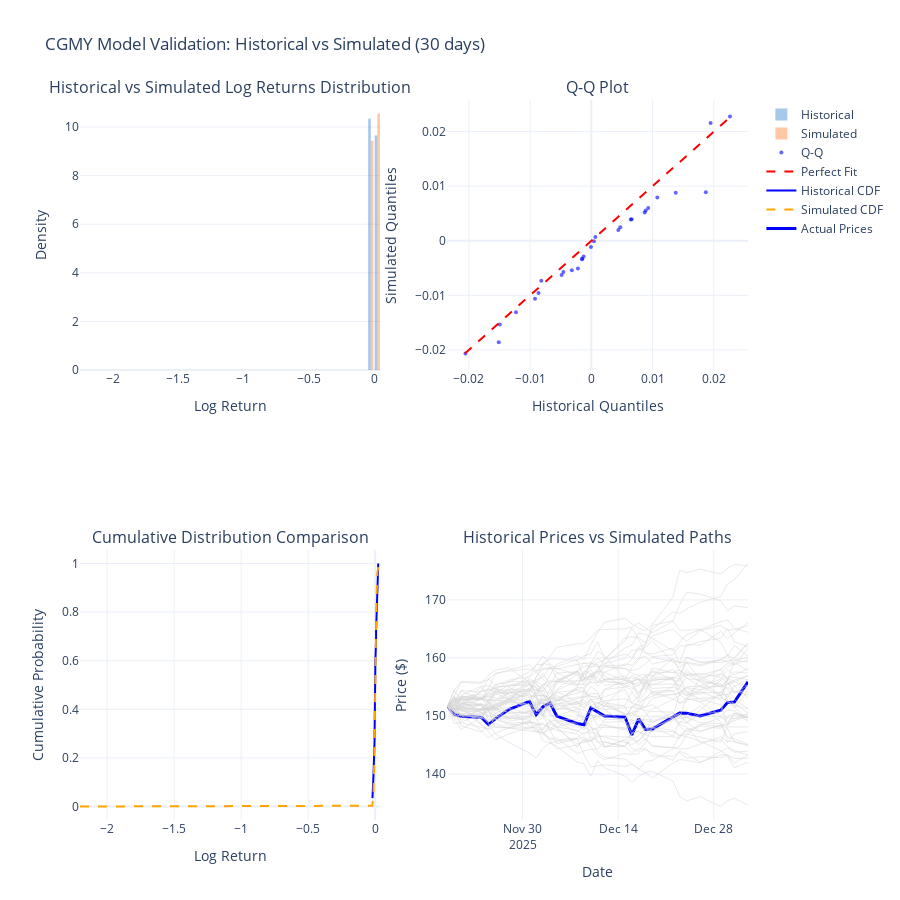

Notebook code cell kept with this figure:
### Code cell
def validate_cgmy_calibration(stock_df, cgmy_results, lookback_days=30, num_validation_sims=1000, price_col='close'):
    """
    Validate CGMY calibration by simulating the historical period and comparing
    simulated distributions with actual historical data.
    
    Parameters:
    -----------
    stock_df : pandas.DataFrame
        DataFrame containing stock data
    cgmy_results : dict
        Results from calibrate_cgmy_model containing parameters
    lookback_days : int
        Number of historical days used for calibration
    num_validation_sims : int
        Number of simulations for validation (default: 1000)
    price_col : str
        Name of the price column
    
    Returns:
    --------
    dict : Validation metrics and statistics
    """
    # Extract historical data
    df = stock_df.copy().tail(lookback_days).reset_index(drop=True)
    df['log_return'] = np.log(df[price_col] / df[price_col].shift(1))
    historical_log_returns = df['log_return'].dropna().values
    
    # Get calibrated parameters
    params = cgmy_results['parameters']
    C, G, M, Y = params['C'], params['G'], params['M'], params['Y']
    
    # Get starting price and empirical statistics
    S0 = df[price_col].iloc[0]
    mu = np.mean(historical_log_returns)
    sigma = np.sqrt(np.var(historical_log_returns) * 252)  # Annualized volatility
    
    print(f"Validation: Simulating {num_validation_sims} paths for historical {lookback_days}-day period...")
    
    # Simulate the historical period
    T = lookback_days / 365
    np.random.seed(123)  # Different seed for validation
    
    simulated_returns_list = []
    simulated_final_prices = []
    
    for i in range(num_validation_sims):
        t, S_path = simulate_cgmy(S0, mu * 252, sigma, C, G, M, Y, T, lookback_days, seed=None)
        
        # Calculate log returns from simulated path
        sim_log_returns = np.log(S_path[1:] / S_path[:-1])
        simulated_returns_list.append(sim_log_returns)
        simulated_final_prices.append(S_path[-1])
    
    # Flatten all simulated returns
    all_simulated_returns = np.concatenate(simulated_returns_list)
    
    # Calculate statistics
    hist_mean = np.mean(historical_log_returns)
    hist_std = np.std(historical_log_returns)
    hist_skew = skew(historical_log_returns)
    hist_kurt = kurtosis(historical_log_returns, fisher=True)
    
    sim_mean = np.mean(all_simulated_returns)
    sim_std = np.std(all_simulated_returns)
    sim_skew = skew(all_simulated_returns)
    sim_kurt = kurtosis(all_simulated_returns, fisher=True)
    
    # Kolmogorov-Smirnov test
    from scipy.stats import ks_2samp
    ks_stat, ks_pvalue = ks_2samp(historical_log_returns, all_simulated_returns)
    
    # Print comparison
    print(f"\n{'='*70}")
    print(f"CGMY Calibration Validation Results")
    print(f"{'='*70}")
    print(f"{'Metric':<25} {'Historical':<20} {'Simulated':<20} {'Diff %':<10}")
    print(f"{'-'*70}")
    print(f"{'Mean':<25} {hist_mean:<20.6f} {sim_mean:<20.6f} {100*(sim_mean-hist_mean)/hist_mean:>9.2f}%")
    print(f"{'Std Dev':<25} {hist_std:<20.6f} {sim_std:<20.6f} {100*(sim_std-hist_std)/hist_std:>9.2f}%")
    print(f"{'Skewness':<25} {hist_skew:<20.4f} {sim_skew:<20.4f} {100*(sim_skew-hist_skew)/(abs(hist_skew)+1e-10):>9.2f}%")
    print(f"{'Kurtosis':<25} {hist_kurt:<20.4f} {sim_kurt:<20.4f} {100*(sim_kurt-hist_kurt)/(abs(hist_kurt)+1e-10):>9.2f}%")
    print(f"{'-'*70}")
    print(f"\nKolmogorov-Smirnov Test:")
    print(f"  KS Statistic: {ks_stat:.4f}")
    print(f"  P-value: {ks_pvalue:.4f}")
    if ks_pvalue > 0.05:
        print(f"  Result: PASS - Cannot reject that distributions are the same (p > 0.05)")
    else:
        print(f"  Result: FAIL - Distributions are significantly different (p < 0.05)")
    print(f"{'='*70}\n")
    
    # Compare final prices
    actual_final_price = df[price_col].iloc[-1]
    sim_final_mean = np.mean(simulated_final_prices)
    sim_final_std = np.std(simulated_final_prices)
    sim_final_p5 = np.percentile(simulated_final_prices, 5)
    sim_final_p95 = np.percentile(simulated_final_prices, 95)
    
    print(f"Final Price Comparison ({lookback_days} days out):")
    print(f"  Actual Final Price: ${actual_final_price:.2f}")
    print(f"  Simulated Mean: ${sim_final_mean:.2f}")
    print(f"  Simulated Std Dev: ${sim_final_std:.2f}")
    print(f"  Simulated 90% CI: ${sim_final_p5:.2f} - ${sim_final_p95:.2f}")
    
    in_ci = sim_final_p5 <= actual_final_price <= sim_final_p95
    print(f"  Actual in 90% CI: {'YES ✓' if in_ci else 'NO ✗'}")
    
    # Visualize comparison
    fig = make_subplots(
        rows=2, cols=2,
        subplot_titles=(
            'Historical vs Simulated Log Returns Distribution',
            'Q-Q Plot',
            'Cumulative Distribution Comparison',
            'Historical Prices vs Simulated Paths'
        ),
        specs=[[{"type": "xy"}, {"type": "xy"}],
               [{"type": "xy"}, {"type": "xy"}]]
    )
    
    # 1. Histogram comparison
    fig.add_trace(
        go.Histogram(
            x=historical_log_returns,
            nbinsx=50,
            name='Historical',
            histnorm='probability density',
            marker_color='rgba(0,100,200,0.5)',
            opacity=0.7
        ),
        row=1, col=1
    )
    
    fig.add_trace(
        go.Histogram(
            x=all_simulated_returns,
            nbinsx=50,
            name='Simulated',
            histnorm='probability density',
            marker_color='rgba(255,100,0,0.5)',
            opacity=0.7
        ),
        row=1, col=1
    )
    
    # 2. Q-Q Plot
    hist_sorted = np.sort(historical_log_returns)
    sim_sample = np.random.choice(all_simulated_returns, size=len(historical_log_returns), replace=False)
    sim_sorted = np.sort(sim_sample)
    
    fig.add_trace(
        go.Scatter(
            x=hist_sorted,
            y=sim_sorted,
            mode='markers',
            name='Q-Q',
            marker=dict(size=4, color='blue', opacity=0.6)
        ),
        row=1, col=2
    )
    
    # Add diagonal line
    min_val = min(hist_sorted.min(), sim_sorted.min())
    max_val = max(hist_sorted.max(), sim_sorted.max())
    fig.add_trace(
        go.Scatter(
            x=[min_val, max_val],
            y=[min_val, max_val],
            mode='lines',
            name='Perfect Fit',
            line=dict(color='red', dash='dash')
        ),
        row=1, col=2
    )
    
    # 3. Cumulative distribution
    hist_sorted_full = np.sort(historical_log_returns)
    hist_cdf = np.arange(1, len(hist_sorted_full) + 1) / len(hist_sorted_full)
    
    sim_sorted_full = np.sort(all_simulated_returns)
    sim_cdf = np.arange(1, len(sim_sorted_full) + 1) / len(sim_sorted_full)
    
    fig.add_trace(
        go.Scatter(
            x=hist_sorted_full,
            y=hist_cdf,
            mode='lines',
            name='Historical CDF',
            line=dict(color='blue', width=2)
        ),
        row=2, col=1
    )
    
    fig.add_trace(
        go.Scatter(
            x=sim_sorted_full,
            y=sim_cdf,
            mode='lines',
            name='Simulated CDF',
            line=dict(color='orange', width=2, dash='dash')
        ),
        row=2, col=1
    )
    
    # 4. Price paths comparison
    historical_dates = pd.to_datetime(df['date'])
    
    fig.add_trace(
        go.Scatter(
            x=historical_dates,
            y=df[price_col],
            mode='lines',
            name='Actual Prices',
            line=dict(color='blue', width=3)
        ),
        row=2, col=2
    )
    
    # Plot sample simulated paths
    num_paths_to_plot = min(50, num_validation_sims)
    for i in range(num_paths_to_plot):
        t, S_path = simulate_cgmy(S0, mu * 252, sigma, C, G, M, Y, T, lookback_days, seed=None)
        fig.add_trace(
            go.Scatter(
                x=historical_dates,
                y=S_path,
                mode='lines',
                line=dict(color='lightgray', width=0.5),
                showlegend=False,
                hoverinfo='skip'
            ),
            row=2, col=2
        )
    
    # Update layout
    fig.update_xaxes(title_text="Log Return", row=1, col=1)
    fig.update_yaxes(title_text="Density", row=1, col=1)
    fig.update_xaxes(title_text="Historical Quantiles", row=1, col=2)
    fig.update_yaxes(title_text="Simulated Quantiles", row=1, col=2)
    fig.update_xaxes(title_text="Log Return", row=2, col=1)
    fig.update_yaxes(title_text="Cumulative Probability", row=2, col=1)
    fig.update_xaxes(title_text="Date", row=2, col=2)
    fig.update_yaxes(title_text="Price ($)", row=2, col=2)
    
    fig.update_layout(
        height=900,
        template='plotly_white',
        showlegend=True,
        title_text=f'CGMY Model Validation: Historical vs Simulated ({lookback_days} days)'
    )
    
    fig.show()
    
    return {
        'historical_stats': {
            'mean': hist_mean,
            'std': hist_std,
            'skewness': hist_skew,
            'kurtosis': hist_kurt
        },
        'simulated_stats': {
            'mean': sim_mean,
            'std': sim_std,
            'skewness': sim_skew,
            'kurtosis': sim_kurt
        },
        'ks_test': {
            'statistic': ks_stat,
            'pvalue': ks_pvalue,
            'passed': ks_pvalue > 0.05
        },
        'price_comparison': {
            'actual_final': actual_final_price,
            'simulated_mean': sim_final_mean,
            'simulated_std': sim_final_std,
            'in_90_ci': in_ci
        }
    }

# Run validation
validation_results = validate_cgmy_calibration(Stock_CVX, cgmy_results, lookback_days=30, num_validation_sims=1000)
